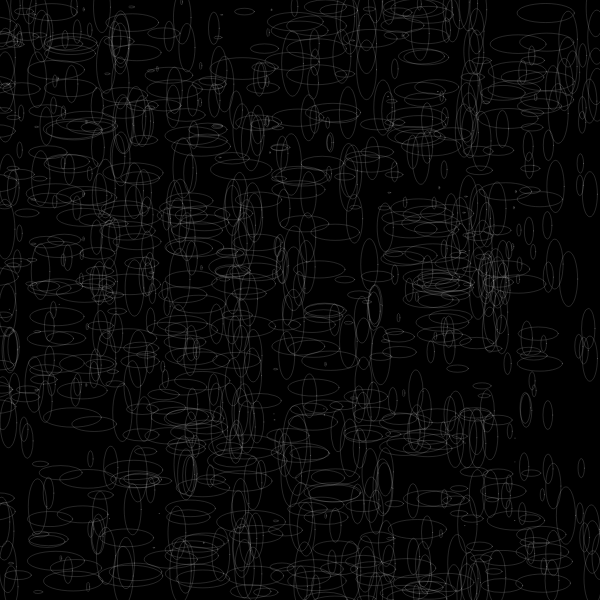
Frame 1 (no input)
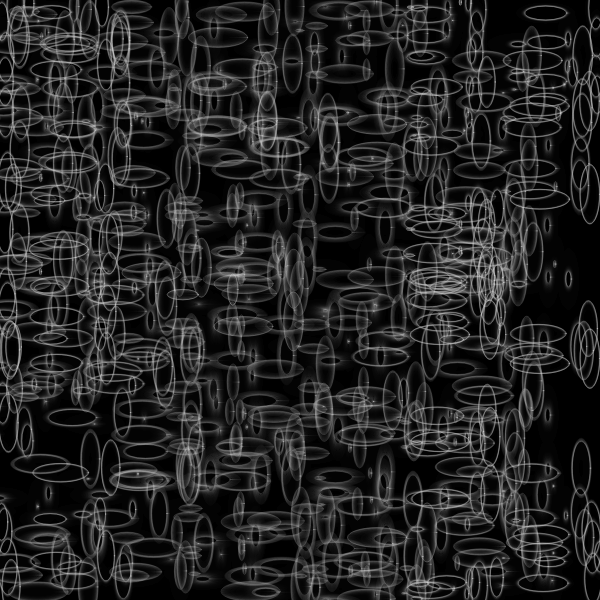
Frame 60 (no input)
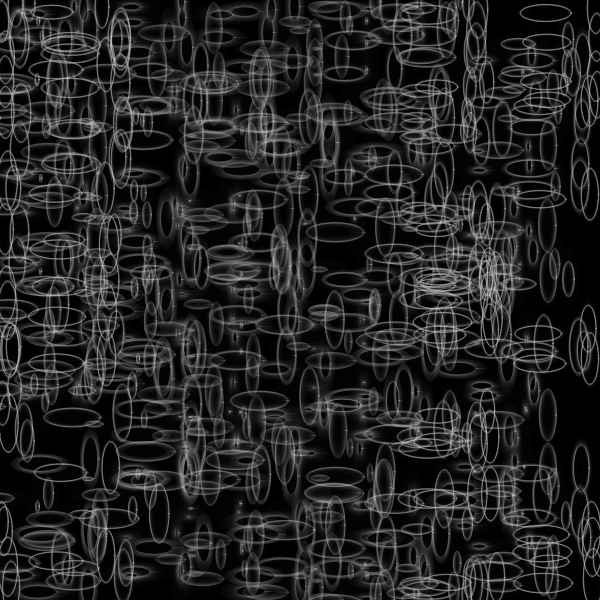
Frame 120 (the mouse pressed at the canvas centre since frame 60)

The p5.js sketch that drew these frames (run headless with seeded random() and noise() and a simulated clock; from frame 60 on, the mouse is pressed at the canvas centre):

// p5.js sketch
// ── sketch.js
//forked from  kyami 

let moverSystems = [];
let num = 10;
let cells, cols, rows;
let offset, margin;
let cellW, cellH;
let bg;
let graphics;


function setup() {
  w = 600;
  var canvas;
    if(windowWidth>=600 && windowHeight >=600){
      canvas = createCanvas(600, 600);
    }
    else{
      canvas = createCanvas(windowWidth, windowHeight - 100);
    }

  var x = (windowWidth - width) / 2;
  var y = (windowHeight - height) / 2;

  canvas.position(x, y);
  background(0);
  noStroke();
}


function draw() {
  let t = frameCount * 0.003;
  randomSeed(3);
  background(0, 40);
  for (let i=0; i < 500; i++) {
    let x = random(width); let y = random(width);
    let r = width/2 - max(abs(x-width/2),abs(y-width/2));

    for (let j=0; j < 12; j++) {
      let sx = width/2+245*cos(-j*1.2+t);
      let sy = width/2+245*sin(-j*0.52+t);
      let s = 50;
          r = min(r, min(abs(sy-s-y),abs(sy+s-y))-20);
      
    }

    
    r = min(r, abs(width/2-x));
    
    let c = color(255)
    c.setAlpha(8*exp(-r));
    stroke(244, 40)
    noFill();
    ellipse(y,x,r, r*3);
    ellipse(y - 50,x + 5,r*3, r);
  }
}
